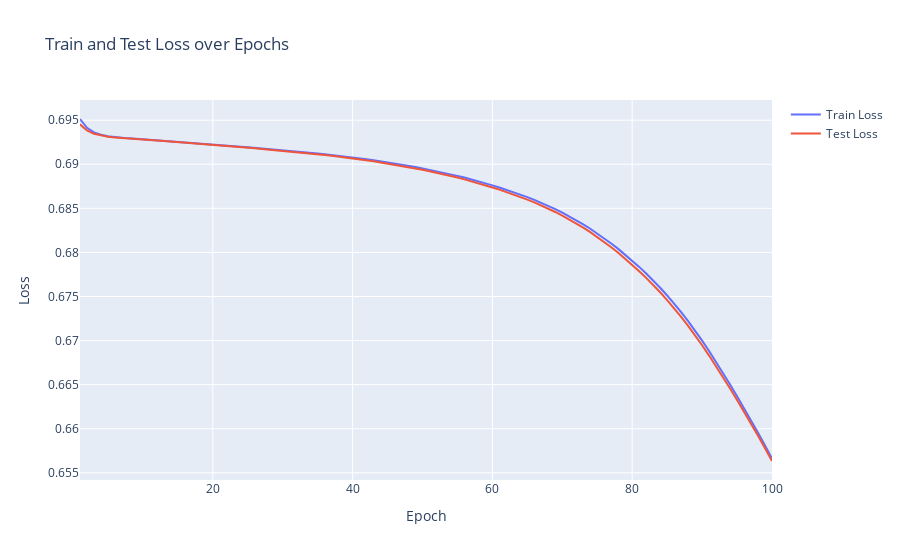

Source (notebook cell):
### Code cell
def plot_loss(train_losses, test_losses):
    epochs = list(range(1, len(train_losses) + 1))

    # Create a line plot for train loss
    train_trace = go.Scatter(
        x=epochs,
        y=train_losses,
        mode='lines',
        name='Train Loss'
    )

    # Create a line plot for test loss
    test_trace = go.Scatter(
        x=epochs,
        y=test_losses,
        mode='lines',
        name='Test Loss'
    )

    # Create the layout for the plot
    layout = go.Layout(
        title='Train and Test Loss over Epochs',
        xaxis=dict(title='Epoch'),
        yaxis=dict(title='Loss'),
        showlegend=True
    )

    # Combine the train and test traces into a data list
    data = [train_trace, test_trace]

    # Create the figure and display the plot
    fig = go.Figure(data=data, layout=layout)
    fig.show()

plot_loss(train_losses, test_losses)
